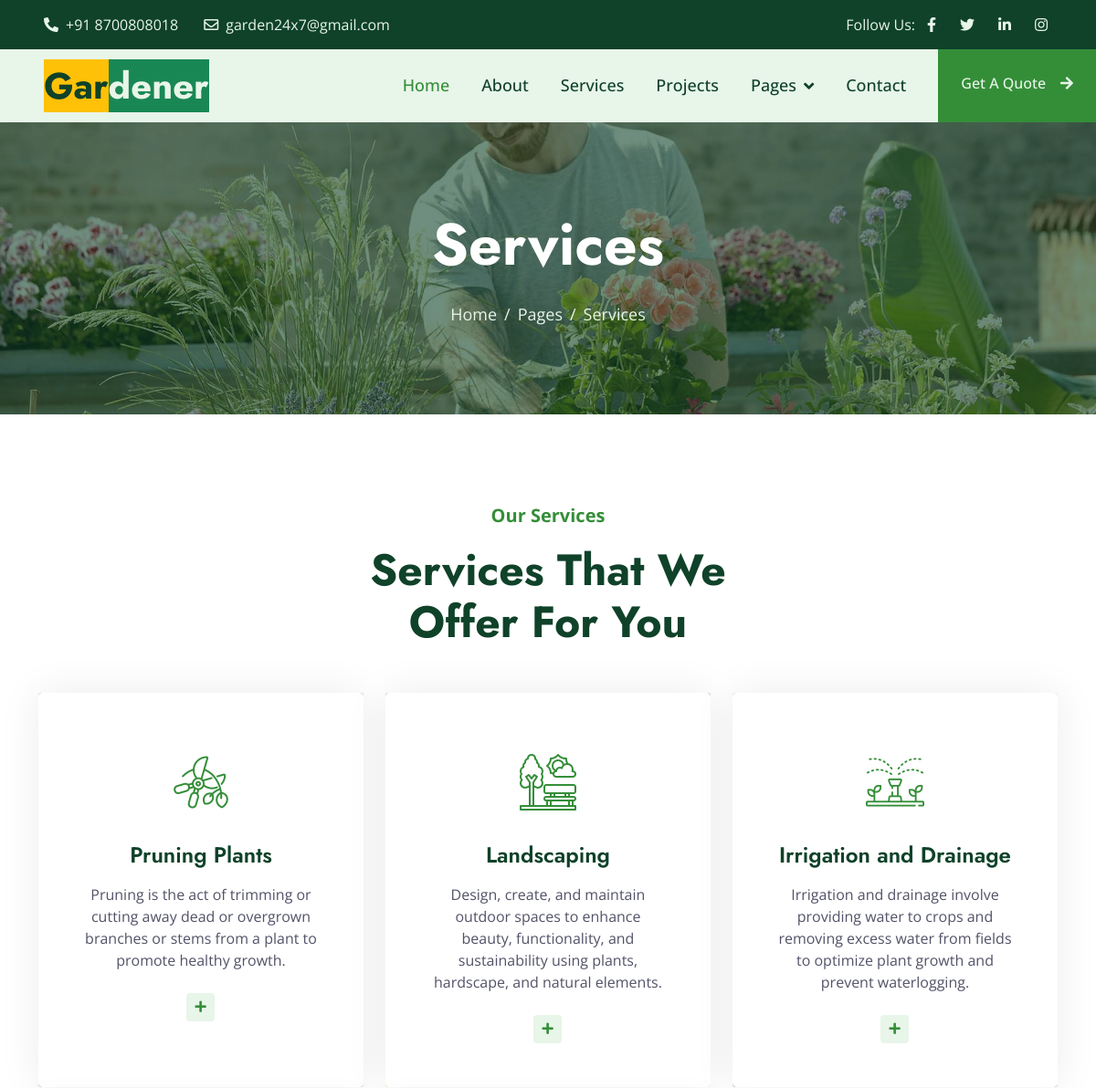
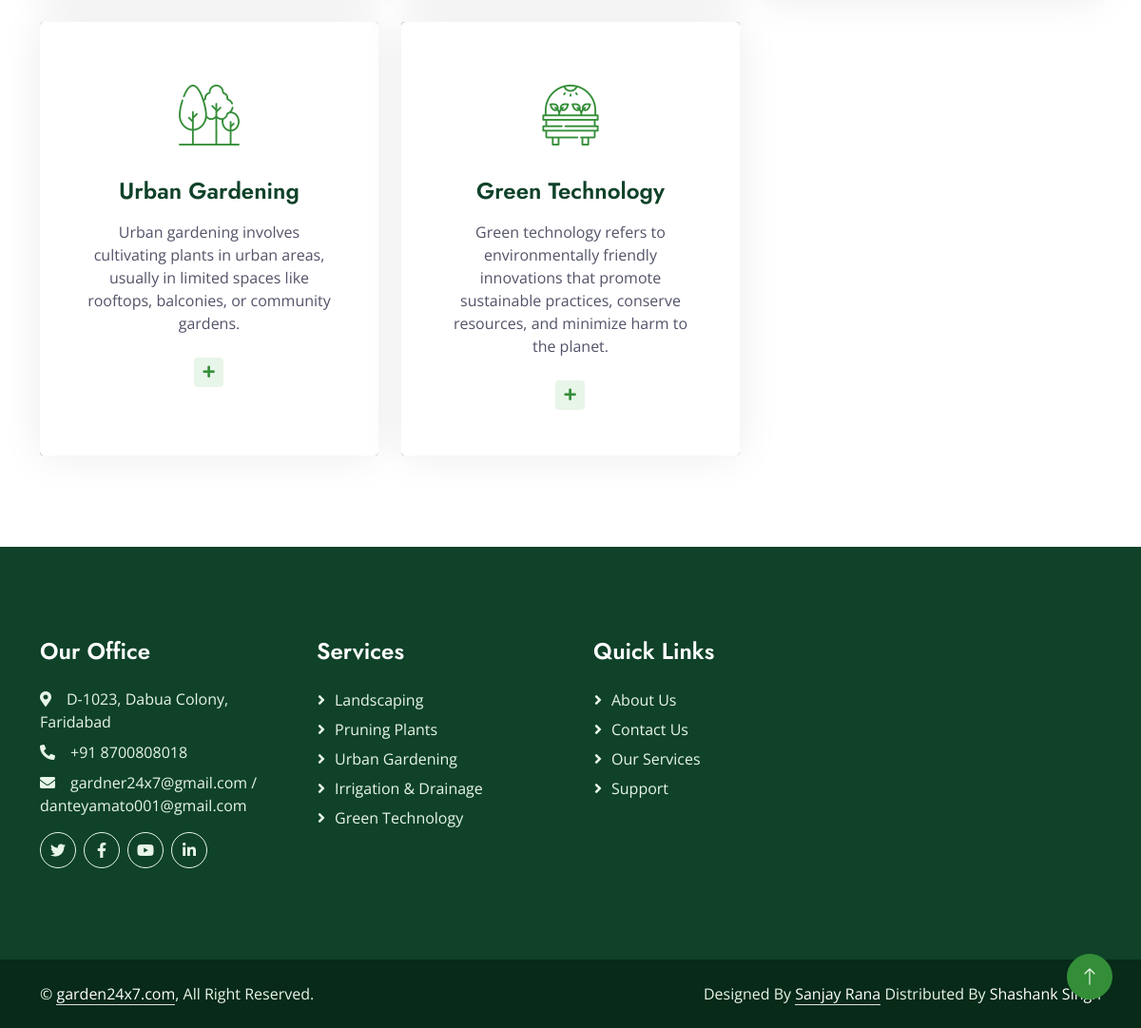
The app's page /service/ with its own data (2 pictures, top to bottom).
### Mainapp/models.py (models this page shows, shortened)
class services(models.Model):
     id= models.AutoField(primary_key=True)
     name= models.CharField(max_length= 50)
     description = models.TextField(max_length=1000)
     description2 = models.TextField(default=None,blank=True,null=True)
     picture1= models.ImageField(upload_to="service_images")
     picture3= models.ImageField(upload_to="service_images",default=None,blank=True,null=True)
     picture4= models.ImageField(upload_to="service_images",default=None,blank=True,null=True)
     picture5= models.ImageField(upload_to="service_images",default=None,blank=True,null=True)
     picture6= models.ImageField(upload_to="service_images",default=None,blank=True,null=True)
     picture2= models.ImageField(upload_to="service_images",default=None,blank=True,null=True)

### Mainapp/views.py (the view)
# urls.py: path('service/', Mainapp.servicepage),
def servicepage(request):
    data = services.objects.all().order_by("id")
    return render(request,"service.html" ,{"data" :data})

### Mainapp/templates/service.html (shortened to what this page needs)
{% extends "index.html" %}
{% block body %}
<div class="container-fluid page-header py-5 mb-5 wow fadeIn" data-wow-delay="0.1s">
    <div class="container text-center py-5">
        <h1 class="display-3 text-white mb-4 animated slideInDown">Services</h1>
        <nav aria-label="breadcrumb animated slideInDown">
            <ol class="breadcrumb justify-content-center mb-0">
                <li class="breadcrumb-item"><a href="#">Home</a></li>
                <li class="breadcrumb-item"><a href="#">Pages</a></li>
                <li class="breadcrumb-item active" aria-current="page">Services</li>
            </ol>
        </nav>
    </div>
</div>
    <div class="container-xxl py-5">
        <div class="container">
            <div class="text-center mx-auto wow fadeInUp" data-wow-delay="0.1s" style="max-width: 500px;">
                <p class="fs-5 fw-bold text-primary">Our Services</p>
                <h1 class="display-5 mb-5">Services That We Offer For You</h1>
            </div>
            <div class="row g-4">
                {% for item in data %}
                <div class="col-lg-4 col-md-6 wow fadeInUp" data-wow-delay="0.1s">
                    <div class="service-item rounded d-flex h-100">
                        <div class="service-img rounded">
                        </div>
                        <div class="service-text rounded p-5">
                            <div class="btn-square rounded-circle mx-auto mb-3">
                                <img class="img-fluid" src="{{item.picture2.url}}" alt="Icon">
                            </div>
                            <h4 class="mb-3">{{item.name}}</h4>
                            <p class="mb-4">{{item.description}}</p>
                            <a class="btn btn-sm" href="/descriptions/{{item.id}}"><i class="fa fa-plus text-primary me-2"></i>Read More</a>
                        </div>
                    </div>
                </div>
                {% endfor %}
            </div>
        </div>
    </div>
    {% endblock %}

### Mainapp/templates/index.html (shortened to what this page needs)
<!DOCTYPE html>
<html lang="en">
<head>
    <link href="https://cdnjs.cloudflare.com/ajax/libs/font-awesome/5.10.0/css/all.min.css" rel="stylesheet">
    <link href="https://cdn.jsdelivr.net/npm/bootstrap-icons@1.4.1/font/bootstrap-icons.css" rel="stylesheet">
    <link href="/static/lib/animate/animate.min.css" rel="stylesheet">
    <link href="/static/lib/owlcarousel/assets/owl.carousel.min.css" rel="stylesheet">
    <link href="/static/lib/lightbox/css/lightbox.min.css" rel="stylesheet">
    <link href="/static/css/bootstrap.min.css" rel="stylesheet">
    <link href="/static/css/style.css" rel="stylesheet">
</head>
<body>
    <div class="container-fluid bg-dark text-light px-0 py-2">
        <div class="row gx-0 d-none d-lg-flex">
            <div class="col-lg-7 px-5 text-start">
                <div class="h-100 d-inline-flex align-items-center me-4">
                    <span class="fa fa-phone-alt me-2"></span>
                    <span>+91 8700808018</span>
                </div>
                <div class="h-100 d-inline-flex align-items-center">
                    <span class="far fa-envelope me-2"></span>
                    <span>garden24x7@gmail.com</span>
                </div>
            </div>
            <div class="col-lg-5 px-5 text-end">
                <div class="h-100 d-inline-flex align-items-center mx-n2">
                    <span >Follow Us:</span>
                    <a class="btn btn-link text-light hover2 " href=""><i class="fab fa-facebook-f "></i></a>
                    <a class="btn btn-link text-light hover2" href=""><i class="fab fa-twitter"></i></a>
                    <a class="btn btn-link text-light hover2 " href=""><i class="fab fa-linkedin-in"></i></a>
                    <a class="btn btn-link text-light hover2" href=""><i class="fab fa-instagram"></i></a>
                </div>
            </div>
        </div>
    </div>
    <nav class="navbar navbar-expand-lg bg-light navbar-light sticky-top p-0  ">
        <a href="/" class="navbar-brand d-flex align-items-center px-4 px-lg-5">
            <h1 class="m-0 "> <span class="bg-warning">Gar</span><span class="bg-success text-light">dener</span></h1>
        </a>
        <div class="collapse navbar-collapse" id="navbarCollapse">
            <div class="navbar-nav ms-auto p-4 p-lg-0">
                <a href="/" class="nav-item nav-link active">Home</a>
                <a href="/about/" class="nav-item nav-link">About</a>
                <a href="/service/" class="nav-item nav-link">Services</a>
                <a href="/project/" class="nav-item nav-link">Projects</a>
                <div class="nav-item dropdown">
                    <a href="#" class="nav-link dropdown-toggle" data-bs-toggle="dropdown">Pages</a>
                </div>
                <a href="/contact/" class="nav-item nav-link">Contact</a>
            </div>
            <a href="/quote/" class="btn btn-primary py-4 px-lg-4 rounded-0 d-none d-lg-block">Get A Quote<i class="fa fa-arrow-right ms-3"></i></a>
        </div>
    </nav>
   {% block  body %}{% endblock %}
    <div class="container-fluid bg-dark text-light footer mt-5 py-5 wow fadeIn" data-wow-delay="0.1s">
        <div class="container py-5">
            <div class="row g-5">
                <div class="col-lg-3 col-md-6">
                    <h4 class="text-white mb-4">Our Office</h4>
                    <p class="mb-2"><i class="fa fa-map-marker-alt me-3"></i>D-1023, Dabua Colony, Faridabad</p>
                    <p class="mb-2"><i class="fa fa-phone-alt me-3"></i>+91 8700808018</p>
                    <p class="mb-2"><i class="fa fa-envelope me-3"></i>gardner24x7@gmail.com / danteyamato001@gmail.com</p>
                    <div class="d-flex pt-2">
                        <a class="btn btn-square btn-outline-light rounded-circle me-2" href=""><i class="fab fa-twitter"></i></a>
                        <a class="btn btn-square btn-outline-light rounded-circle me-2" href=""><i class="fab fa-facebook-f"></i></a>
                        <a class="btn btn-square btn-outline-light rounded-circle me-2" href=""><i class="fab fa-youtube"></i></a>
                        <a class="btn btn-square btn-outline-light rounded-circle me-2" href=""><i class="fab fa-linkedin-in"></i></a>
                    </div>
                </div>
                <div class="col-lg-3 col-md-6">
                    <h4 class="text-white mb-4">Services</h4>
                    <a class="btn btn-link" href="/descriptions/2/">Landscaping</a>
                    <a class="btn btn-link" href="/descriptions/1/">Pruning plants</a>
                    <a class="btn btn-link" href="/descriptions/4/">Urban Gardening</a>
                    <a class="btn btn-link" href="/descriptions/3/">Irrigation & Drainage</a>
                    <a class="btn btn-link" href="/descriptions/5">Green Technology</a>
                </div>
                <div class="col-lg-3 col-md-6">
                    <h4 class="text-white mb-4">Quick Links</h4>
                    <a class="btn btn-link" href="/about/">About Us</a>
                    <a class="btn btn-link" href="/contact/">Contact Us</a>
                    <a class="btn btn-link" href="/service/">Our Services</a>
                    <a class="btn btn-link" href="/contact/">Support</a>
                </div>
            </div>
        </div>
    </div>
    <div class="container-fluid copyright py-4">
        <div class="container">
            <div class="row">
                <div class="col-md-6 text-center text-md-start mb-3 mb-md-0">
                    &copy; <a class="border-bottom" href="#">garden24x7.com</a>, All Right Reserved.
                </div>
                <div class="col-md-6 text-center text-md-end">
                    Designed By <a class="border-bottom" href="https://htmlcodex.com">Sanjay Rana</a> Distributed By <a href="#">Shashank Singh</a>
                </div>
            </div>
        </div>
    </div>
    <a href="/" class="btn btn-lg btn-primary btn-lg-square rounded-circle back-to-top"><i class="bi bi-arrow-up"></i></a>
</body>
</html>

### Mainapp/static/css/style.css (style rules this page uses)
:root { --primary: #348E38; --secondary: #525368; --light: #E8F5E9; --dark: #0F4229; }
.back-to-top { position: fixed; display: none; right: 30px; bottom: 30px; z-index: 99; }
h1, .h1, h2, .h2, .fw-bold { font-weight: 700 !important; }
h3, .h3, h4, .h4, .fw-medium { font-weight: 600 !important; }
.btn { transition: .5s; font-weight: 500; }
.btn-primary, .btn-outline-primary:hover { color: var(--light); }
.btn-square { width: 38px; height: 38px; }
.btn-lg-square { width: 48px; height: 48px; }
.btn-square, .btn-sm-square, .btn-lg-square { padding: 0; display: flex; align-items: center; justify-content: center; font-weight: normal; }
.navbar.sticky-top { top: -100px; transition: .5s; }
.navbar .navbar-brand, .navbar a.btn { height: 80px }
.navbar .navbar-nav .nav-link { margin-right: 35px; padding: 25px 0; color: var(--dark); font-size: 18px; font-weight: 500; outline: none; }
.navbar .navbar-nav .nav-link:hover, .navbar .navbar-nav .nav-link.active { color: var(--primary); }
.navbar .dropdown-toggle::after { border: none; content: "\f107"; font-family: "Font Awesome 5 Free"; font-weight: 900; vertical-align: middle; margin-left: 8px; }
.page-header { background: linear-gradient(rgba(15, 66, 41, .6), rgba(15, 66, 41, .6)), url(../img/carousel-1.jpg) center center no-repeat; background-size: cover; }
.page-header .breadcrumb-item+.breadcrumb-item::before { color: var(--light); }
.page-header .breadcrumb-item, .page-header .breadcrumb-item a { font-size: 18px; color: var(--light); }
.service-item { position: relative; text-align: center; }
.service-item .service-img { position: absolute; width: 100%; height: 100%; top: 0; left: 0; overflow: hidden; z-index: -1; }
.service-item .service-text { background: #FFFFFF; box-shadow: 0 0 45px rgba(0, 0, 0, .08); transition: .3s; }
.service-item .service-text h4, .service-item .service-text p { transition: .3; }
.service-item .service-text .btn-square { width: 100px; height: 100px; background: transparent; transition: .5s; }
.service-item .service-text .btn { width: 31px; height: 31px; display: inline-flex; align-items: center; color: var(--dark); background: var(--light); white-space: nowrap; overflow: hidden; transition: .3s; }
.footer .btn.btn-link { display: block; margin-bottom: 5px; padding: 0; text-align: left; color: var(--light); font-weight: normal; text-transform: capitalize; transition: .3s; }
.footer .btn.btn-link::before { position: relative; content: "\f105"; font-family: "Font Awesome 5 Free"; font-weight: 900; margin-right: 10px; }
.copyright { color: var(--light); background: #072A19; }
.copyright a { color: #FFFFFF; }

### records on screen
services: picture2 (picture), name "Pruning Plants", description "Pruning is the act of trimming or cutting away dead or overgrown branches or stems from a plant to promote healthy growth."
services: picture2 (picture), name "Landscaping", description "Design, create, and maintain outdoor spaces to enhance beauty, functionality, and sustainability using plants, hardscape, and natural elements."
services: picture2 (picture), name "Irrigation and Drainage", description "Irrigation and drainage involve providing water to crops and removing excess water from fields to optimize plant growth and prevent waterlogging."
services: picture2 (picture), name "Urban Gardening", description "Urban gardening involves cultivating plants in urban areas, usually in limited spaces like rooftops, balconies, or community gardens."
services: picture2 (picture), name "Green Technology", description "Green technology refers to environmentally friendly innovations that promote sustainable practices, conserve resources, and minimize harm to the planet."
